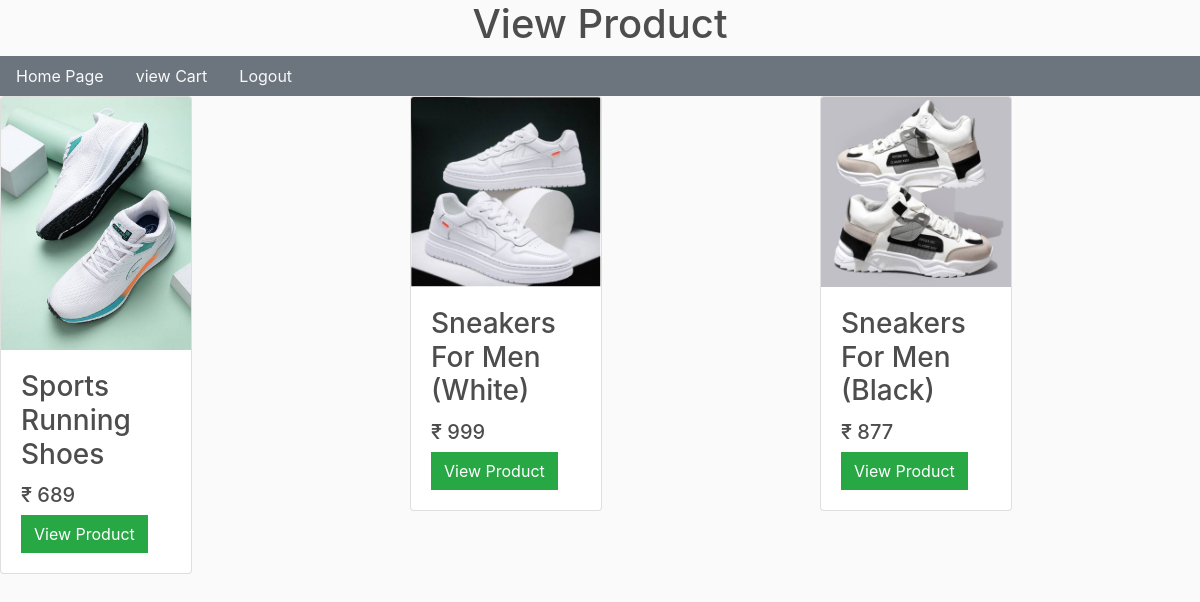
Page /custumer/viewpdt/ on the committed database.
### seller/models.py (models this page shows, shortened)
class Product(models.Model):
    productname=models.CharField(max_length=200)
    description=models.CharField(max_length=500)
    image=models.ImageField(upload_to="product_images",null=True)
    price=models.IntegerField()
    @property
    def imageURL(self):
        try:
            url = self.image.url
        except:
            url = ''
        return url

### custumer/views.py (the view)
# urls.py: path("viewpdt/",ViewProduct.as_view(),name="viewprdt"),
class ViewProduct(TemplateView):
     template_name="viewcusprdt.html"
     def get_context_data(self, **kwargs):
        context=super().get_context_data(**kwargs)
        context['products']=Product.objects.all()
        return context

### custumer/templates/viewcusprdt.html
<h1 class="text-center">View Product</h1>
{% extends 'nav.html' %}
{% block nav %}
    <div class="row">
      {% for product in products %}
    <div class="col">
    <div class="card" style="width: 12rem;">
      <img class="card-img-top" src="{{product.imageURL}}" alt="Card image cap">
      <div class="card-body">
        <h3 class="card-title">{{product.productname}}</h3>
        <h5 class="card-text">₹ {{product.price}}</h5>
        <a href="{% url 'addcart' product.id%} " class="btn btn-success">View Product</a>
      </div>
    </div>
  </div>
  {% endfor %}
{% endblock nav %}

### custumer/static/css/main.css (style rules this page uses)
body { background-color: hsl(0, 0%, 98%); }
h1,h2,h3,h4,h5,h6 { color:hsl(0, 0%, 30%); }
.btn { border-radius: 0; }

### rows in the picture
Product: imageURL (picture), productname "Sports Running Shoes", price "689"
Product: imageURL (picture), productname "Sneakers For Men (White)", price "999"
Product: imageURL (picture), productname "Sneakers For Men (Black)", price "877"
